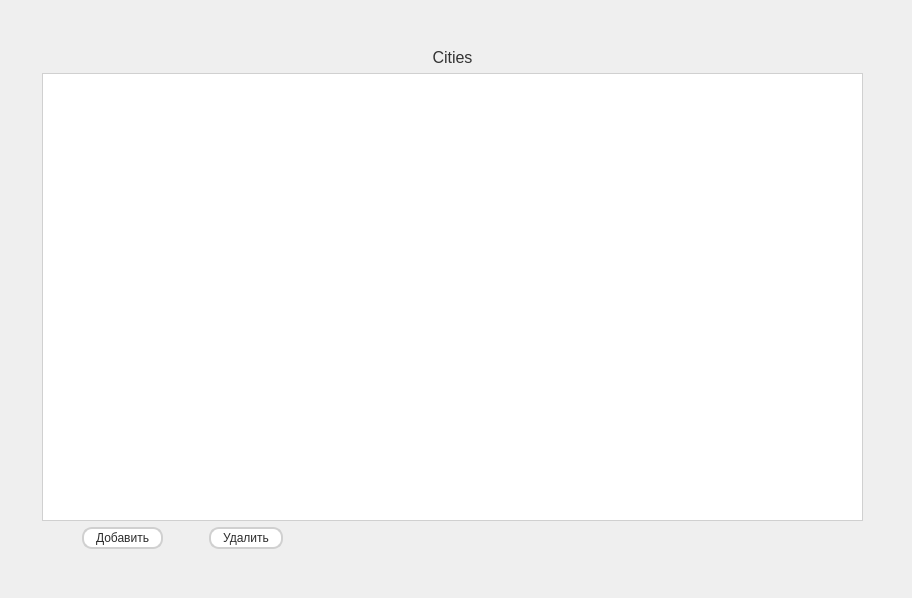
        <widget class="QWidget" name="tab_4">
         <attribute name="title">
          <string>Cities</string>
         </attribute>
         <widget class="QWidget" name="layoutWidget">
          <property name="geometry">
           <rect>
            <x>2</x>
            <y>8</y>
            <width>901</width>
            <height>581</height>
           </rect>
          </property>
          <layout class="QVBoxLayout" name="verticalLayout_19">
           <item>
            <spacer name="verticalSpacer_16">
             <property name="orientation">
              <enum>Qt::Orientation::Vertical</enum>
             </property>
             <property name="sizeType">
              <enum>QSizePolicy::Policy::Minimum</enum>
             </property>
             <property name="sizeHint" stdset="0">
              <size>
               <width>20</width>
               <height>40</height>
              </size>
             </property>
            </spacer>
           </item>
           <item>
            <layout class="QHBoxLayout" name="horizontalLayout_17">
             <item>
              <spacer name="horizontalSpacer_40">
               <property name="orientation">
                <enum>Qt::Orientation::Horizontal</enum>
               </property>
               <property name="sizeType">
                <enum>QSizePolicy::Policy::Minimum</enum>
               </property>
               <property name="sizeHint" stdset="0">
                <size>
                 <width>40</width>
                 <height>20</height>
                </size>
               </property>
              </spacer>
             </item>
             <item>
              <layout class="QVBoxLayout" name="CitiesFullLayout">
               <item>
                <layout class="QVBoxLayout" name="verticalLayout_9">
                 <item>
                  <widget class="QLabel" name="label_9">
                   <property name="styleSheet">
                    <string notr="true">color: #333333;
font-size: 12pt;
</string>
                   </property>
                   <property name="text">
                    <string>Cities</string>
                   </property>
                   <property name="alignment">
                    <set>Qt::AlignmentFlag::AlignCenter</set>
                   </property>
                  </widget>
                 </item>
                 <item>
                  <widget class="QTableView" name="citiesAdmin">
                   <property name="styleSheet">
                    <string notr="true">QTableView {
    background-color: #ffffff;
    gridline-color: #d0d0d0;
    alternate-background-color: #f9f9f9;
    color: #2c2c2c;
    border: 1px solid #d0d0d0;
    selection-background-color: #0078d7;
    selection-color: #ffffff;
}
QHeaderView::section {
    background-color: #e8e8e8;
    color: #333333;
    padding: 6px;
    border: 1px solid #d0d0d0;
}
</string>
                   </property>
                  </widget>
                 </item>
                </layout>
               </item>
               <item>
                <layout class="QHBoxLayout" name="horizontalLayout_3">
                 <item>
                  <spacer name="horizontalSpacer_11">
                   <property name="orientation">
                    <enum>Qt::Orientation::Horizontal</enum>
                   </property>
                   <property name="sizeType">
                    <enum>QSizePolicy::Policy::Minimum</enum>
                   </property>
                   <property name="sizeHint" stdset="0">
                    <size>
                     <width>40</width>
                     <height>20</height>
                    </size>
                   </property>
                  </spacer>
                 </item>
                 <item>
                  <widget class="QPushButton" name="addCitiesAdmin">
                   <property name="styleSheet">
                    <string notr="true">QPushButton {
    background-color: #ffffff;
    border: 2px solid #d0d0d0;
    border-radius: 10px;
    padding: 2px 12px;
    color: #2c2c2c;
}
QPushButton:hover {
    background-color: #e8e8e8;
    border-color: #b0b0b0;
}
QPushButton:pressed {
    background-color: #d0d0d0;
}
</string>
                   </property>
                   <property name="text">
                    <string>Добавить</string>
                   </property>
                  </widget>
                 </item>
                 <item>
                  <spacer name="horizontalSpacer_14">
                   <property name="orientation">
                    <enum>Qt::Orientation::Horizontal</enum>
                   </property>
                   <property name="sizeType">
                    <enum>QSizePolicy::Policy::Minimum</enum>
                   </property>
                   <property name="sizeHint" stdset="0">
                    <size>
                     <width>40</width>
                     <height>20</height>
                    </size>
                   </property>
                  </spacer>
                 </item>
                 <item>
                  <widget class="QPushButton" name="deleteCitiesAdmin">
                   <property name="styleSheet">
                    <string notr="true">QPushButton {
    background-color: #ffffff;
    border: 2px solid #d0d0d0;
    border-radius: 10px;
    padding: 2px 12px;
    color: #2c2c2c;
}
QPushButton:hover {
    background-color: #e8e8e8;
    border-color: #b0b0b0;
}
QPushButton:pressed {
    background-color: #d0d0d0;
}
</string>
                   </property>
                   <property name="text">
                    <string>Удалить</string>
                   </property>
                  </widget>
                 </item>
                 <item>
                  <spacer name="horizontalSpacer_15">
                   <property name="orientation">
                    <enum>Qt::Orientation::Horizontal</enum>
                   </property>
                   <property name="sizeHint" stdset="0">
                    <size>
                     <width>40</width>
                     <height>20</height>
                    </size>
                   </property>
                  </spacer>
                 </item>
                </layout>
               </item>
              </layout>
             </item>
             <item>
              <spacer name="horizontalSpacer_41">
               <property name="orientation">
                <enum>Qt::Orientation::Horizontal</enum>
               </property>
               <property name="sizeType">
                <enum>QSizePolicy::Policy::Minimum</enum>
               </property>
               <property name="sizeHint" stdset="0">
                <size>
                 <width>40</width>
                 <height>20</height>
                </size>
               </property>
              </spacer>
             </item>
            </layout>
           </item>
           <item>
            <spacer name="verticalSpacer_17">
             <property name="orientation">
              <enum>Qt::Orientation::Vertical</enum>
             </property>
             <property name="sizeType">
              <enum>QSizePolicy::Policy::Minimum</enum>
             </property>
             <property name="sizeHint" stdset="0">
              <size>
               <width>20</width>
               <height>40</height>
              </size>
             </property>
            </spacer>
           </item>
          </layout>
         </widget>
        </widget>
